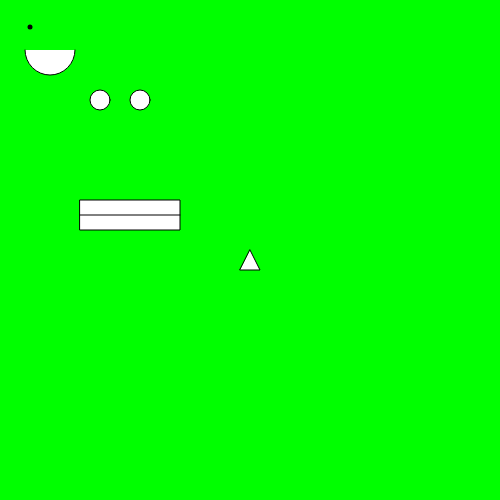
Frame 1 (no input)
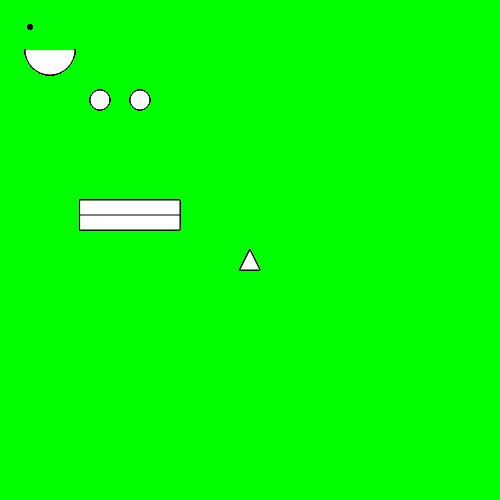
Frame 60 (no input)
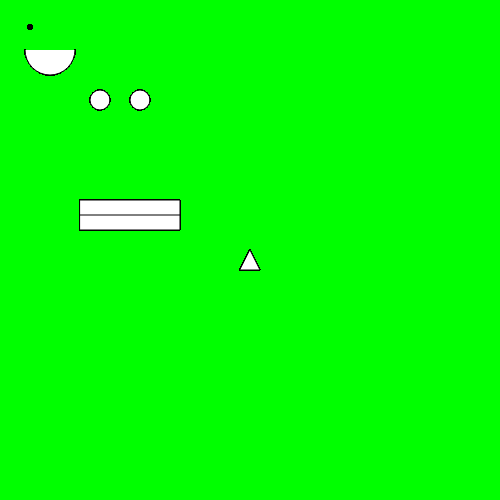
Frame 120 (the mouse pressed at the canvas centre since frame 60)

The p5.js sketch that drew these frames (run headless with seeded random() and noise() and a simulated clock; from frame 60 on, the mouse is pressed at the canvas centre):

// p5.js sketch
// ── sketch.js
function setup() {
  // put setup code here
  //Sets the canvas size
createCanvas(500,500);
//sets the color of the background
background(0,255,0)



}

function draw() {
  // put drawing code here
  strokeWeight(1);
  //left eye
  ellipse(100,100,20,20);
  //right eye
  ellipse(140,100,20,20);
  //mouth
  rect(80,200,100,30);// rect draws from left corner out

  strokeWeight(5);
  point(30,27);

  //mouth line
  strokeWeight(1);
  line(80,215,180,215);//x1,y1.x2.y2

  //width/2 = center point of width height/2=center point of height
  //console.log("width " + width);
//  console.log("height " + height);

triangle(width/2, height/2,(width/2)+10,(height/2)+20,(width/2)-10,(height/2)+20)
;//x1,y1,x2,y2,x3,y3

arc(50,50,50,50,0,PI);

var mouthX=80;
var mouthY=200;
}
